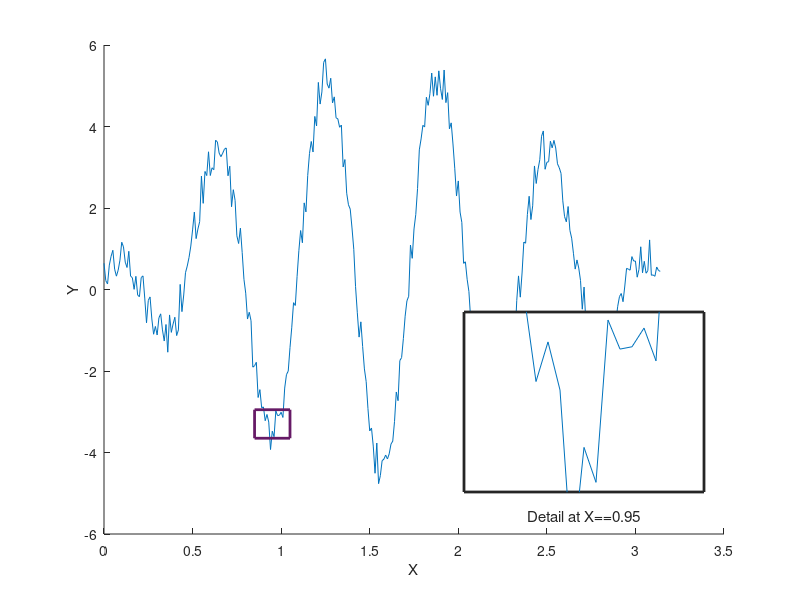

The MATLAB source for this figure:
clear; close all; clc;

x = 0:0.01:pi;
y = 5*sin(x).*cos(10*x) + rand(size(x));
figure; hold on;
plot(x, y);
xlabel('X');
ylabel('Y');

x_r = 0.95; y_r = -3.3; w_r = 0.2; h_r = 0.7;
rectangle('Position', [x_r-w_r/2, y_r-h_r/2, w_r, h_r], ...
'EdgeColor', [0.4, 0.1, 0.4], 'LineWidth',2);

x_a = 0.58; y_a = 0.18; w_a = 0.3; h_a = 0.3;
ax = axes('Units', 'Normalized', ...
'Position', [x_a, y_a, w_a, h_a], ...
'XTick', [], ...
'YTick', [], ...
'Box', 'on', ...
'LineWidth', 2, ...
'Color', [0.95, 0.99, 0.95]);
hold on;

plot(x, y);
xlabel('Detail at X==0.95');
axis([x_r-w_r/2, x_r+w_r/2, y_r-h_r/2, y_r+h_r/2]);
